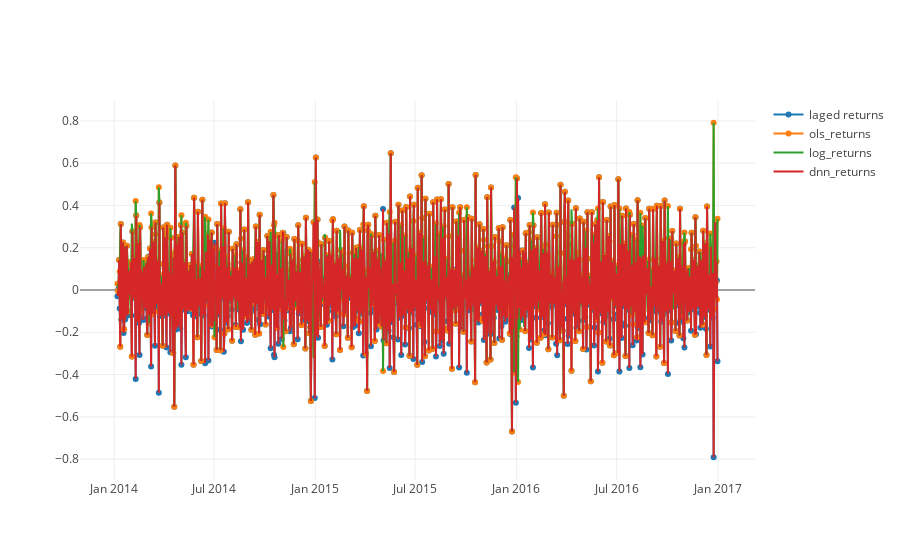

Write notebook code for a chart like this one.
### Code cell
trace0 = go.Scatter(
    x = per_day_tf_df.BOOKING_DATE,
    y = per_day_tf_df.returns,
    mode = 'lines+markers',
    name = 'laged returns'
)
trace1 = go.Scatter(
    x = per_day_tf_df.BOOKING_DATE,
    y = per_day_tf_df.ols_returns,
    mode = 'lines+markers',
    name = 'ols_returns'
)
trace2 = go.Scatter(
    x = per_day_tf_df.BOOKING_DATE,
    y = per_day_tf_df.log_returns,
    mode = 'lines',
    name = 'log_returns'
)
trace3 = go.Scatter(
    x = per_day_tf_df.BOOKING_DATE,
    y = per_day_tf_df.dnn_returns,
    mode = 'lines',
    name = 'dnn_returns'
)
fig = go.Figure(data=[trace0, trace1, trace2, trace3])
py.iplot(fig, filename="TensorFlow observations")

### Figure 1 — Plotly figure (JSON) as saved in the notebook; plotly's stock layout.template omitted (floating-point values rounded to 4 significant figures; data arrays with more than 128 entries replaced by an {"elided": "..."} marker saying what was removed)
{"data": [{"mode": "lines+markers", "name": "laged returns", "type": "scatter", "x": {"elided": "1090 str values"}, "y": {"elided": "1090 float values"}}, {"mode": "lines+markers", "name": "ols_returns", "type": "scatter", "x": {"elided": "1090 str values"}, "y": {"elided": "1090 float values"}}, {"mode": "lines", "name": "log_returns", "type": "scatter", "x": {"elided": "1090 str values"}, "y": {"elided": "1090 float values"}}, {"mode": "lines", "name": "dnn_returns", "type": "scatter", "x": {"elided": "1090 str values"}, "y": {"elided": "1090 float values"}}], "layout": {}}
